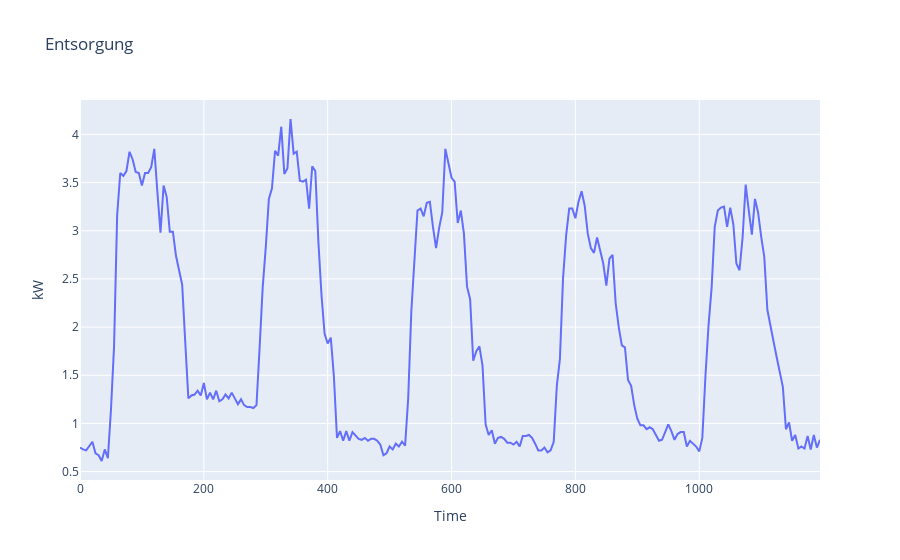

Write notebook code for a chart like this one.
### Code cell
px.line(
    x=ent_week['t'], y=ent_week.kw, 
    title='Entsorgung',
    labels={
        'x': 'Time',
        'y': 'kW'
    })

### Figure 1 — Plotly figure (JSON) as saved in the notebook; plotly's stock layout.template omitted (floating-point values rounded to 4 significant figures; data arrays with more than 128 entries replaced by an {"elided": "..."} marker saying what was removed)
{"data": [{"hovertemplate": "Time=%{x}<br>kW=%{y}<extra></extra>", "legendgroup": "", "line": {"color": "#636efa", "dash": "solid"}, "marker": {"symbol": "circle"}, "mode": "lines", "name": "", "orientation": "v", "showlegend": false, "type": "scatter", "x": {"elided": "240 int values"}, "xaxis": "x", "y": {"elided": "240 float values"}, "yaxis": "y"}], "layout": {"legend": {"tracegroupgap": 0}, "title": {"text": "Entsorgung"}, "xaxis": {"anchor": "y", "domain": [0, 1], "title": {"text": "Time"}}, "yaxis": {"anchor": "x", "domain": [0, 1], "title": {"text": "kW"}}}}
